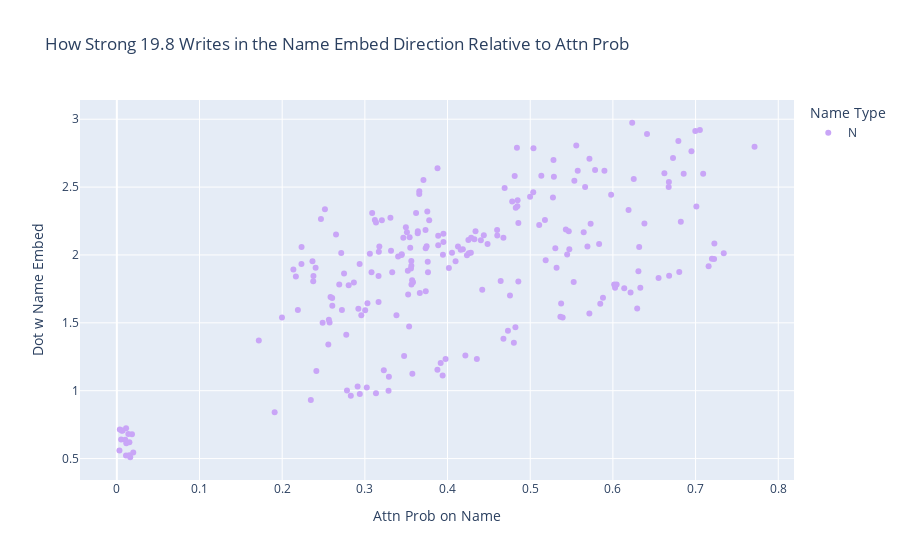

The notebook cell this image was saved under:
### Markdown cell above
## Projection of a Head's Outputs

### Code cell
# Writing direction results
# (change the layer_no and head_no)
from easy_transformer.fact_dataset_llama import (
    FactDataset,
)
f_dataset = FactDataset(
    prompt_type="NCNC",
    N=1000,
    tokenizer=model.tokenizer,
    prepend_bos=False,
    counterfact=False,
)
f_dataset = f_dataset#.add_a_shot()#.add_a_shot()#.add_a_shot()

scatter_attention_and_contribution(
    model=model, layer_no=19, head_no=8, ioi_dataset=f_dataset, figure_save_dir=figure_save_dir,
)
model.reset_hooks()

### Figure 1 — Plotly figure (JSON) as saved in the notebook; plotly's stock layout.template omitted (floating-point values rounded to 4 significant figures; data arrays with more than 128 entries replaced by an {"elided": "..."} marker saying what was removed)
{"data": [{"customdata": {"elided": "225x1 str values"}, "hovertemplate": "Name Type=N<br>Attn Prob on Name=%{x}<br>Dot w Name Embed=%{y}<br>text=%{customdata[0]}<extra></extra>", "legendgroup": "N", "marker": {"color": "rgb(201,165,247)", "symbol": "circle"}, "mode": "markers", "name": "N", "orientation": "v", "showlegend": true, "type": "scatter", "x": {"elided": "225 float values"}, "xaxis": "x", "y": {"elided": "225 float values"}, "yaxis": "y"}], "layout": {"legend": {"title": {"text": "Name Type"}, "tracegroupgap": 0}, "title": {"text": "How Strong 19.8 Writes in the Name Embed Direction Relative to Attn Prob"}, "xaxis": {"anchor": "y", "domain": [0, 1], "title": {"text": "Attn Prob on Name"}}, "yaxis": {"anchor": "x", "domain": [0, 1], "title": {"text": "Dot w Name Embed"}}}}
